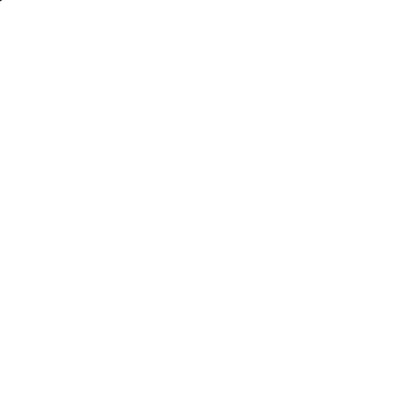
Frame 1 (no input)
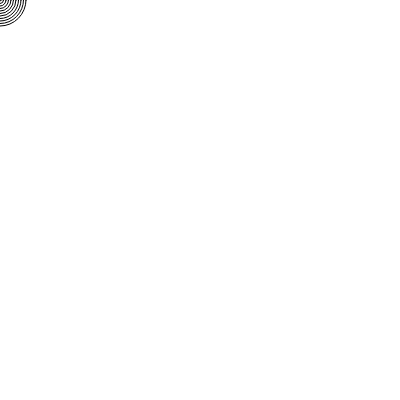
Frame 60 (no input)
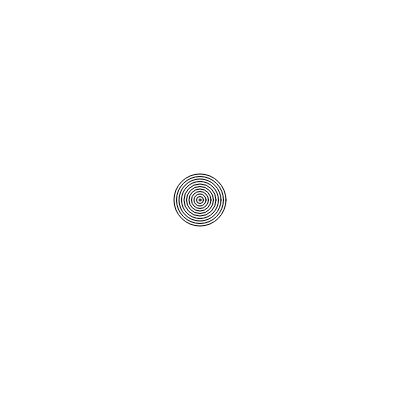
Frame 120 (the mouse pressed at the canvas centre since frame 60)

The p5.js sketch that drew these frames (run headless with seeded random() and noise() and a simulated clock; from frame 60 on, the mouse is pressed at the canvas centre):

// p5.js sketch
// ── sketch.js
function setup() {
  createCanvas(400, 400);
}

var x = []; // new empty array
var y = []; // new empty array

function draw() {
  background(255);
  noFill();

  x.push(mouseX); // equivalent to append(x, mouseX)
  y.push(mouseY); // equivalent to append(y, mouseY)

  for (var i = 0; i < x.length; i = i + 5) {
    ellipse(x[i], y[i], 1 + (x.length - i));
  }

  x = x.slice(-50); // keep the last 50 x values
  y = y.slice(-50); // keep the last 50 y values
}
